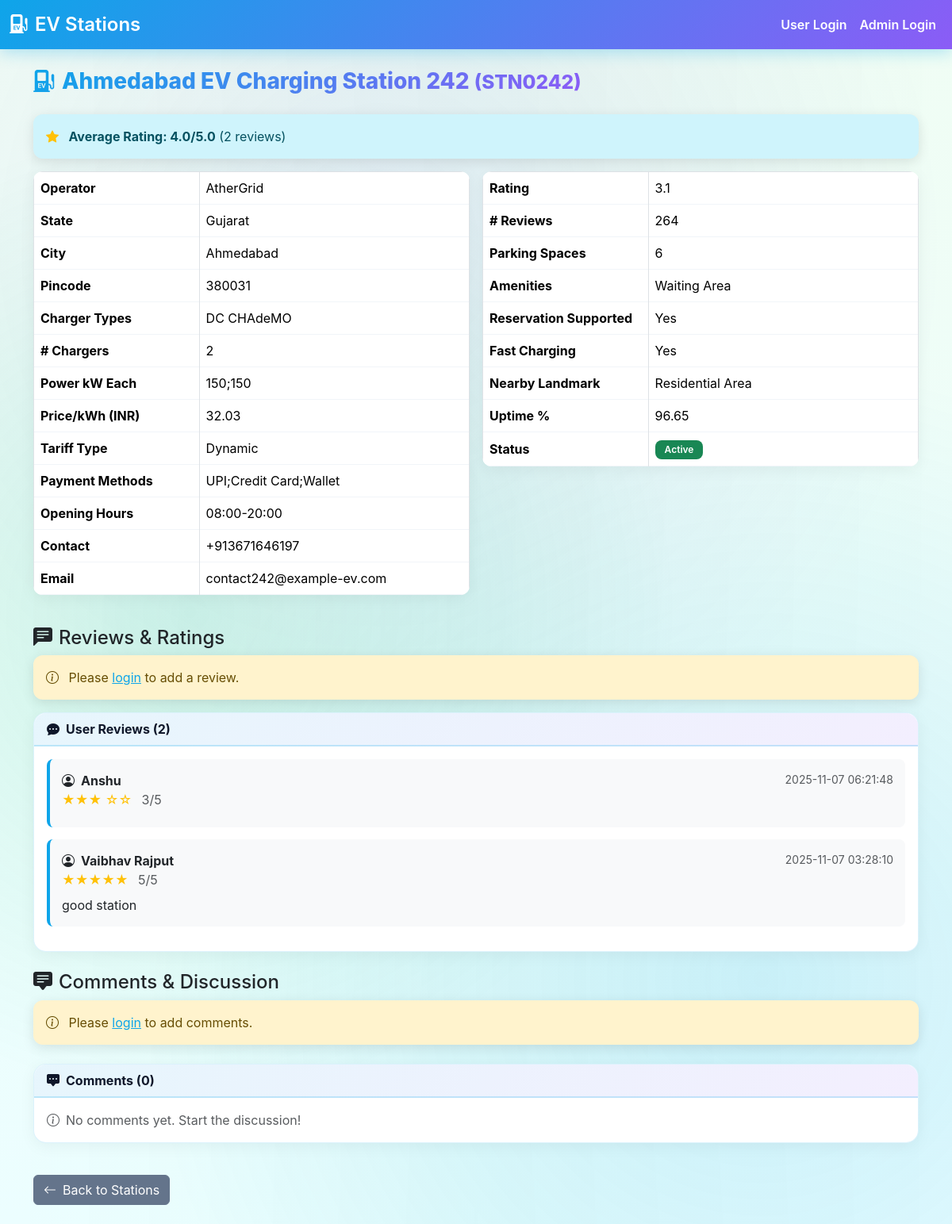
/station/STN0242, run on the app's committed database.
### tables this page shows
CREATE TABLE ev_charging_stations_reduced (
  station_id TEXT,
  name TEXT,
  operator TEXT,
  state TEXT,
  city TEXT,
  pincode TEXT,
  charger_types TEXT,
  number_of_chargers TEXT,
  power_kW_each TEXT,
  price_per_kWh_INR TEXT,
  tariff_type TEXT,
  payment_methods TEXT,
  opening_hours TEXT,
  contact_number TEXT,
  email TEXT,
  station_rating TEXT,
  num_reviews TEXT,
  parking_spaces TEXT,
  amenities TEXT,
  reservation_supported TEXT,
  fast_charging_supported TEXT,
  nearby_landmark TEXT,
  uptime_percent TEXT,
  status TEXT, latitude REAL, longitude REAL,
  PRIMARY KEY (station_id)
);

CREATE TABLE reviews (
  id INTEGER PRIMARY KEY AUTOINCREMENT,
  station_id TEXT NOT NULL,
  user_id INTEGER NOT NULL,
  rating INTEGER NOT NULL CHECK(rating >= 1 AND rating <= 5),
  review_text TEXT,
  created_at TIMESTAMP DEFAULT CURRENT_TIMESTAMP,
  FOREIGN KEY (station_id) REFERENCES ev_charging_stations_reduced(station_id),
  FOREIGN KEY (user_id) REFERENCES users(id)
);

CREATE TABLE users (
  id INTEGER PRIMARY KEY AUTOINCREMENT,
  name TEXT NOT NULL,
  email TEXT UNIQUE NOT NULL,
  password_hash TEXT NOT NULL,
  created_at TIMESTAMP DEFAULT CURRENT_TIMESTAMP
);

### flask_app/routes.py (the view)
@bp.route("/station/<station_id>")
def station_detail(station_id: str):
    df = as_dataframe()
    row = None
    for r in df.to_dict(orient="records"):
        if r.get("station_id") == station_id:
            row = r
            break
    if not row:
        f.flash("Station not found", "warning")
        return f.redirect(f.url_for("main.index"))
    reviews = get_station_reviews(station_id)
    comments = get_station_comments(station_id)
    avg_rating = get_station_average_rating(station_id)
    bookmarked = False
    if f.session.get("user_id"):
        bookmarked = is_bookmarked(f.session.get("user_id"), station_id)
    return f.render_template(
        "station_detail.html",
        row=row,
        reviews=reviews,
        comments=comments,
        avg_rating=avg_rating,
        bookmarked=bookmarked
    )

### app_db.py (called while the page is built)
def get_conn():
    DB_PATH.parent.mkdir(parents=True, exist_ok=True)
    return sqlite3.connect(DB_PATH)

def get_station_reviews(station_id: str) -> List[Dict[str, Any]]:
    with get_conn() as conn:
        cursor = conn.execute(
            """SELECT r.id, r.rating, r.review_text, r.created_at,
                      u.name, u.email
               FROM reviews r
               JOIN users u ON r.user_id = u.id
               WHERE r.station_id = ?
               ORDER BY r.created_at DESC""",
            (station_id,)
        )
        reviews = cursor.fetchall()
    return [
        {
            'id': rev[0],
            'rating': rev[1],
            'review_text': rev[2],
            'created_at': rev[3],
            'user_name': rev[4],
            'user_email': rev[5]
        }
        for rev in reviews
    ]

def get_station_average_rating(station_id: str) -> Optional[float]:
    with get_conn() as conn:
        cursor = conn.execute(
            "SELECT AVG(rating) FROM reviews WHERE station_id = ?",
            (station_id,)
        )
        result = cursor.fetchone()
    return round(result[0], 1) if result[0] else None

def get_station_comments(station_id: str) -> List[Dict[str, Any]]:
    with get_conn() as conn:
        cursor = conn.execute(
            """SELECT c.id, c.comment_text, c.created_at, u.name, u.email
               FROM comments c
               JOIN users u ON c.user_id = u.id
               WHERE c.station_id = ?
               ORDER BY c.created_at DESC""",
            (station_id,)
        )
        comments = cursor.fetchall()
    return [
        {
            'id': com[0],
            'comment_text': com[1],
            'created_at': com[2],
            'user_name': com[3],
            'user_email': com[4]
        }
        for com in comments
    ]

### templates/station_detail.html (shortened to what this page needs)
{% extends 'base.html' %}
{% block styles %}
<link href="{{ url_for('static', filename='css/index.css') }}" rel="stylesheet">
{% endblock %}
{% block content %}
<div class="d-flex justify-content-between align-items-center mb-3">
  <h3><i class="bi bi-ev-station-fill me-2"></i>{{ row.name }} <small class="text-muted">({{ row.station_id }})</small></h3>
</div>
{% if avg_rating %}
<div class="alert alert-info">
  <i class="bi bi-star-fill text-warning me-2"></i>
  <strong>Average Rating: {{ avg_rating }}/5.0</strong> ({{ reviews|length }} reviews)
</div>
{% endif %}
<div class="row g-3">
  <div class="col-md-6">
    <table class="table table-bordered">
      <tbody>
        <tr><th>Operator</th><td>{{ row.operator }}</td></tr>
        <tr><th>State</th><td>{{ row.state }}</td></tr>
        <tr><th>City</th><td>{{ row.city }}</td></tr>
        <tr><th>Pincode</th><td>{{ row.pincode }}</td></tr>
        <tr><th>Charger Types</th><td>{{ row.charger_types }}</td></tr>
        <tr><th># Chargers</th><td>{{ row.number_of_chargers }}</td></tr>
        <tr><th>Power kW Each</th><td>{{ row.power_kW_each }}</td></tr>
        <tr><th>Price/kWh (INR)</th><td>{{ row.price_per_kWh_INR }}</td></tr>
        <tr><th>Tariff Type</th><td>{{ row.tariff_type }}</td></tr>
        <tr><th>Payment Methods</th><td>{{ row.payment_methods }}</td></tr>
        <tr><th>Opening Hours</th><td>{{ row.opening_hours }}</td></tr>
        <tr><th>Contact</th><td>{{ row.contact_number }}</td></tr>
        <tr><th>Email</th><td>{{ row.email }}</td></tr>
      </tbody>
    </table>
  </div>
  <div class="col-md-6">
    <table class="table table-bordered">
      <tbody>
        <tr><th>Rating</th><td>{{ row.station_rating }}</td></tr>
        <tr><th># Reviews</th><td>{{ row.num_reviews }}</td></tr>
        <tr><th>Parking Spaces</th><td>{{ row.parking_spaces }}</td></tr>
        <tr><th>Amenities</th><td>{{ row.amenities }}</td></tr>
        <tr><th>Reservation Supported</th><td>{{ row.reservation_supported }}</td></tr>
        <tr><th>Fast Charging</th><td>{{ row.fast_charging_supported }}</td></tr>
        <tr><th>Nearby Landmark</th><td>{{ row.nearby_landmark }}</td></tr>
        <tr><th>Uptime %</th><td>{{ row.uptime_percent }}</td></tr>
        <tr><th>Status</th>
          <td>
            {% if row.status == 'Active' %}
              <span class="badge bg-success">Active</span>
            {% elif row.status == 'Offline' %}
              <span class="badge bg-danger">Offline</span>
            {% else %}
              <span class="badge bg-warning text-dark">{{ row.status }}</span>
            {% endif %}
          </td>
        </tr>
      </tbody>
    </table>
  </div>
</div>
<div class="row mt-4">
  <div class="col-12">
    <h4><i class="bi bi-chat-left-text-fill me-2"></i>Reviews & Ratings</h4>
  </div>
</div>
{% if session.get('user_id') %}
<div class="card mb-4">
  <div class="card-header bg-success text-white">
    <i class="bi bi-plus-circle me-2"></i>Add Your Review
  </div>
  <div class="card-body">
    <form method="post" action="{{ url_for('main.add_station_review', station_id=row.station_id) }}">
      <div class="mb-3">
        <label class="form-label">Rating *</label>
        <div class="star-rating">
          <input type="radio" id="star5" name="rating" value="5" required>
          <label for="star5">★</label>
          <input type="radio" id="star4" name="rating" value="4">
          <label for="star4">★</label>
          <input type="radio" id="star3" name="rating" value="3">
          <label for="star3">★</label>
          <input type="radio" id="star2" name="rating" value="2">
          <label for="star2">★</label>
          <input type="radio" id="star1" name="rating" value="1">
          <label for="star1">★</label>
        </div>
      </div>
      <div class="mb-3">
        <label class="form-label">Review (Optional)</label>
        <textarea class="form-control" name="review_text" rows="3"
                  placeholder="Share your experience with this charging station..."></textarea>
      </div>
      <button type="submit" class="btn btn-success">
        <i class="bi bi-send-fill me-2"></i>Submit Review
      </button>
    </form>
  </div>
</div>
{% else %}
<div class="alert alert-warning">
  <i class="bi bi-info-circle me-2"></i>
  Please <a href="{{ url_for('main.user_login') }}">login</a> to add a review.
</div>
{% endif %}
<div class="card">
  <div class="card-header">
    <i class="bi bi-chat-dots-fill me-2"></i>User Reviews ({{ reviews|length }})
  </div>
  <div class="card-body">
    {% if reviews %}
      {% for review in reviews %}
      <div class="review-card">
        <div class="d-flex justify-content-between align-items-start mb-2">
          <div>
            <strong><i class="bi bi-person-circle me-2"></i>{{ review.user_name }}</strong>
            <div class="text-warning">
              {% for i in range(review.rating) %}★{% endfor %}
              {% for i in range(5 - review.rating) %}☆{% endfor %}
              <span class="text-muted ms-2">{{ review.rating }}/5</span>
            </div>
          </div>
          <small class="text-muted">{{ review.created_at }}</small>
        </div>
        {% if review.review_text %}
        <p class="mb-0">{{ review.review_text }}</p>
        {% endif %}
      </div>
      {% endfor %}
    {% else %}
      <p class="text-muted mb-0">
        <i class="bi bi-info-circle me-2"></i>No reviews yet. Be the first to review this station!
      </p>
    {% endif %}
  </div>
</div>
<div class="row mt-4">
  <div class="col-12">
    <h4><i class="bi bi-chat-square-text-fill me-2"></i>Comments & Discussion</h4>
  </div>
</div>
{% if session.get('user_id') %}
<div class="card mb-4">
  <div class="card-header bg-info text-white">
    <i class="bi bi-chat-left-dots me-2"></i>Add a Comment
  </div>
  <div class="card-body">
    <form method="post" action="{{ url_for('main.add_station_comment', station_id=row.station_id) }}">
      <div class="mb-3">
        <textarea class="form-control" name="comment_text" rows="3"
                  placeholder="Share your thoughts, ask questions, or provide tips..." required></textarea>
      </div>
      <button type="submit" class="btn btn-info">
        <i class="bi bi-send-fill me-2"></i>Post Comment
      </button>
    </form>
  </div>
</div>
{% else %}
<div class="alert alert-warning mb-4">
  <i class="bi bi-info-circle me-2"></i>
  Please <a href="{{ url_for('main.user_login') }}">login</a> to add comments.
</div>
{% endif %}
<div class="card mb-4">
  <div class="card-header">
    <i class="bi bi-chat-square-dots-fill me-2"></i>Comments ({{ comments|length }})
  </div>
  <div class="card-body">
    {% if comments %}
      {% for comment in comments %}
      <div class="review-card">
        <div class="d-flex justify-content-between align-items-start mb-2">
          <strong><i class="bi bi-person-circle me-2"></i>{{ comment.user_name }}</strong>
          <small class="text-muted">{{ comment.created_at }}</small>
        </div>
        <p class="mb-0">{{ comment.comment_text }}</p>
      </div>
      {% endfor %}
    {% else %}
      <p class="text-muted mb-0">
        <i class="bi bi-info-circle me-2"></i>No comments yet. Start the discussion!
      </p>
    {% endif %}
  </div>
</div>
<a class="btn btn-secondary mt-3" href="{{ url_for('main.index') }}">
  <i class="bi bi-arrow-left me-2"></i>Back to Stations
</a>
{% endblock %}

### static/css/base.css (style rules this page uses)
:root { --ev-green: #10b981; --ev-blue: #0ea5e9; --ev-purple: #8b5cf6; --ev-dark: #1e293b; --ev-light-bg: #f0fdf4; --ev-card-bg: #ffffff; --ev-gradient-1: linear-gradient(135deg, #0ea5e9 0%, #8b5cf6 100%); --ev-gradient-2: linear-gradient(135deg, #10b981 0%, #0ea5e9 100%); --ev-gradient-3: linear-gradient(135deg, #f59e0b 0%, #ef4444 100%); }
body { font-family: 'Inter', system-ui, -apple-system, Segoe UI, Roboto, Arial, sans-serif; background: linear-gradient(135deg, #0f2027 0%, #203a43 25%, #2c5364 50%, #0a4d4e 75%, #134e5e 100%); background-attachment: fixed; min-height: 100vh; position: relative; overflow-x: hidden; }
body::before { content: ''; position: fixed; top: 0; left: 0; width: 100%; height: 100%; background-image: radial-gradient(circle at 20% 50%, rgba(16, 185, 129, 0.15) 0%, transparent 50%), radial-gradient(circle at 80% 80%, rgba(14, 165, 233, 0.15) 0%, transparent 50%), radial-gradient(circle at 40% 20%, rgba(139, 92, 246, 0.1) 0%, transparent 50%); pointer-events: none; z-index: 0; }
body::after { content: ''; position: fixed; top: 0; left: 0; width: 100%; height: 100%; background: linear-gradient(90deg, transparent 0%, rgba(16, 185, 129, 0.03) 50%, transparent 100%); animation: electricFlow 8s ease-in-out infinite; pointer-events: none; z-index: 0; }
.container, .navbar, .card { position: relative; z-index: 1; }
.card { border-radius: 16px; border: 1px solid rgba(14,165,233,0.15); background: var(--ev-card-bg); box-shadow: 0 4px 20px rgba(0,0,0,0.05); transition: all 0.3s ease; }

### static/css/index.css (style rules this page uses)
.table td, .table th { vertical-align: middle; }
.table { background: white; border-radius: 12px; overflow: hidden; box-shadow: 0 4px 20px rgba(0,0,0,0.05); }
.table tbody tr { transition: all 0.2s ease; border-bottom: 1px solid #f1f5f9; }
.card { border-radius: 16px; border: 1px solid rgba(14,165,233,0.15); background: white; box-shadow: 0 4px 20px rgba(0,0,0,0.05); }
.card-header { background: linear-gradient(135deg, rgba(14,165,233,0.1), rgba(139,92,246,0.1)); border-bottom: 2px solid rgba(14,165,233,0.2); font-weight: 700; color: #0f172a; border-radius: 16px 16px 0 0 !important; }
.badge { padding: 6px 12px; border-radius: 8px; font-weight: 600; }
h3 { background: linear-gradient(135deg, #0ea5e9, #8b5cf6); -webkit-background-clip: text; -webkit-text-fill-color: transparent; background-clip: text; font-weight: 800; }

### templates/base.html (style rules this page uses)
:root { --brand-primary:#0ea5e9; --brand-secondary:#10b981; --brand-accent:#8b5cf6; --bg-soft:linear-gradient(to bottom, #f0fdf4 0%, #ecfeff 100%); --text-muted:#64748b; }
body { background: linear-gradient(to bottom, #f0fdf4 0%, #ecfeff 100%); min-height: 100vh; }
h3 { background: linear-gradient(135deg, #0ea5e9, #8b5cf6); -webkit-background-clip: text; -webkit-text-fill-color: transparent; background-clip: text; font-weight: 800; }
.btn-secondary { background: var(--text-muted); border-color: var(--text-muted); }
.card { box-shadow: 0 6px 18px rgba(14,165,233,0.1); border: 1px solid rgba(14,165,233,0.15); }
.card-header { background: linear-gradient(135deg, rgba(14,165,233,0.1), rgba(139,92,246,0.1)); font-weight: 700; color: #0f172a; border-bottom: 2px solid rgba(14,165,233,0.2); }
a { color: var(--brand-primary); }
.alert { border-radius: 12px; border: none; box-shadow: 0 4px 15px rgba(0,0,0,0.1); }

### templates/station_detail.html (style rules this page uses)
.table th { width:38% }
.review-card { border-left: 4px solid #0ea5e9; padding: 15px; margin-bottom: 15px; background: #f8f9fa; border-radius: 8px; }

### data on the page
ev_charging_stations_reduced: name "Ahmedabad EV Charging Station 242", station_id "STN0242", operator "AtherGrid", state "Gujarat", city "Ahmedabad", pincode "380031", charger_types "DC CHAdeMO", number_of_chargers "2", power_kW_each "150;150", price_per_kWh_INR "32.03", tariff_type "Dynamic", payment_methods "UPI;Credit Card;Wallet", opening_hours "08:00-20:00", contact_number "+913671646197", email "contact242@example-ev.com", station_rating "3.1", num_reviews "264", parking_spaces "6", amenities "Waiting Area", reservation_supported "Yes", fast_charging_supported "Yes", nearby_landmark "Residential Area", uptime_percent "96.65"
reviews: user_name "Anshu", rating "3", created_at "2025-11-07 06:21:48"
reviews: user_name "Vaibhav Rajput", rating "5", created_at "2025-11-07 03:28:10", review_text "good station"

### other printed values
{{ avg_rating }} "4.0"
{{ reviews|length }} "2"
{{ comments|length }} "0"
